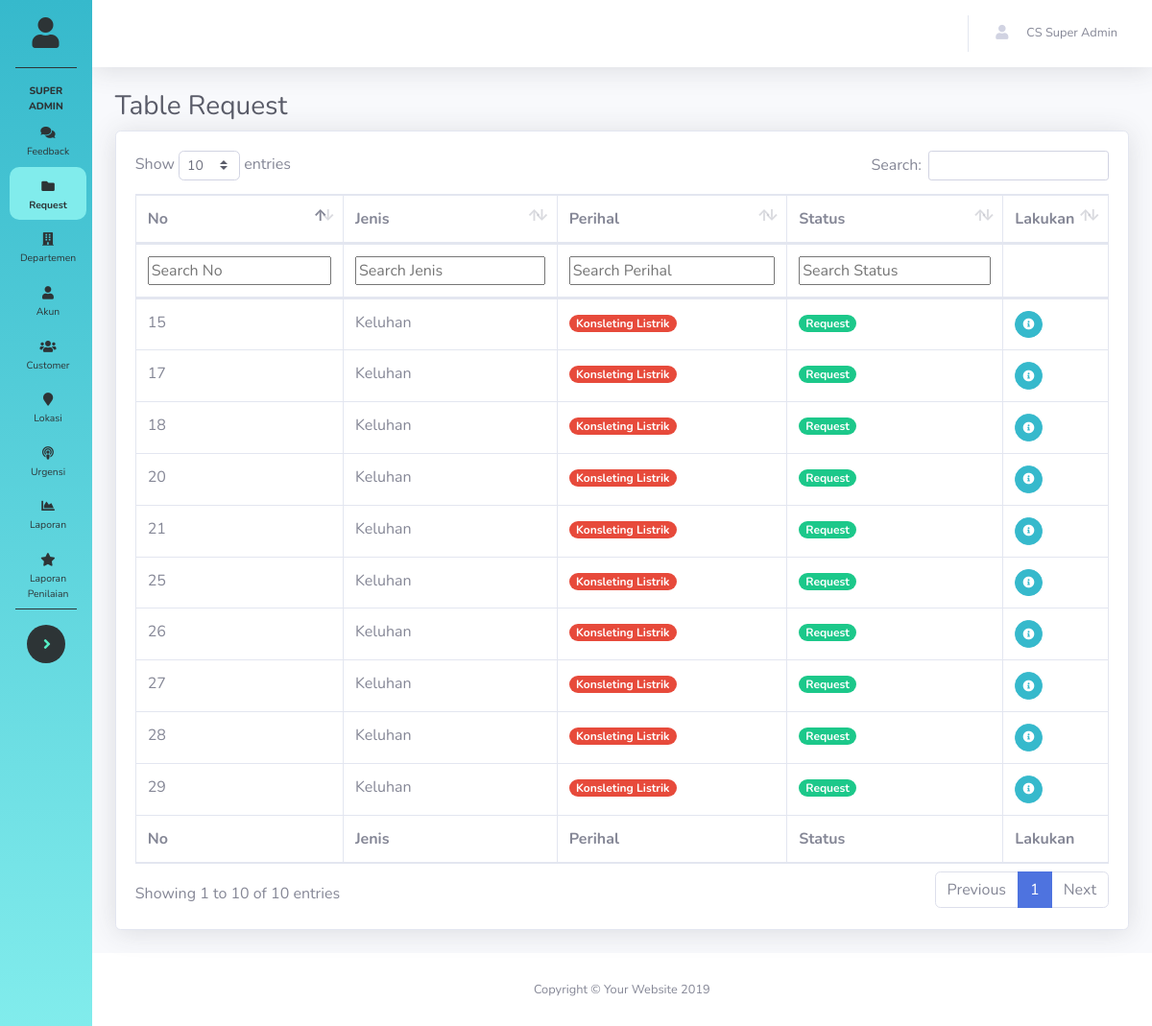
The app's page /Admin/list_request.php (signed in) with its own data.
### tables this page shows
CREATE TABLE `tb_aduan` (
  `id_aduan` int(11) NOT NULL,
  `id_akun` int(11) DEFAULT NULL,
  `id_customer` int(11) DEFAULT NULL,
  `id_unit` int(11) DEFAULT NULL,
  `nama_unit` varchar(200) DEFAULT NULL,
  `nama_departemen` varchar(200) DEFAULT NULL,
  `nama_detail_lokasi` varchar(200) DEFAULT NULL,
  `nama_lokasi` varchar(200) DEFAULT NULL,
  `jenis` varchar(10) NOT NULL,
  `urgensi` tinyint(4) DEFAULT 0,
  `perihal` text NOT NULL,
  `pelapor` varchar(20) NOT NULL,
  `ket` text NOT NULL,
  `status` varchar(12) NOT NULL,
  `waktu` datetime DEFAULT NULL,
  `waktu_kirim` datetime NOT NULL,
  `waktu_kejadian` date DEFAULT NULL,
  `keterangan_kejadian` text DEFAULT NULL,
  `foto` text DEFAULT NULL,
  `level` int(11) NOT NULL
);

### Admin/list_request.php (the view, shortened to what this page needs)
<?php
    include 'header.php';
?>
        <div class="container-fluid">
          <h1 class="h3 mb-2 text-gray-800">Table Request</h1>
          <div class="card shadow mb-4">
            <div class="card-body">
              <div class="table-responsive">
                <table class="table table-bordered" id="dataTable" width="100%" cellspacing="0">
                  <thead>
                    <tr>
                      <th>No</th>
                      <th>Jenis</th>
                      <th>Perihal</th>
                      <th>Status</th>
                      <th>Lakukan</th>
                    </tr>
                  </thead>
                  <tfoot>
                    <tr>
                      <th>No</th>
                      <th>Jenis</th>
                      <th>Perihal</th>
                      <th>Status</th>
                      <th>Lakukan</th>
                    </tr>
                  </tfoot>
                  <tbody>
                    <?php
                        $mahasiswa = mysqli_query($koneksi, "SELECT * from tb_aduan WHERE (status = 'Request' or status='Returned') and level > -1 ORDER BY waktu DESC") or die(mysqli_error($koneksi));
                      foreach ( $mahasiswa as $row){
                          echo "<tr>
                              <td>".$row['id_aduan']."</td>
                              <td>".$row['jenis']."</td>";
                              if($row['urgensi']==1){
                                echo"<td><span class='badge badge-pill badge-danger' style='width:auto;'>".$row['perihal']."</span></td>";
                              }else{
                                echo
                                "<td>".$row['perihal']."</td>";
                              }
                              if($row['status']=='Returned'){
                                echo"<td><span class='badge badge-pill badge-danger' style='width:auto;'>".$row['status']."</span></td>";
                              } else {
                                    echo"<td>
                                          <span class='badge badge-pill badge-success' style='width:auto;'>".$row['status']."</span>
                                    </td>";
                              }
                              echo"
                              <td>
                                  <a href='detail_request.php?id=".$row['id_aduan']."' class='btn btn-info btn-circle btn-sm'>
                                    <i class='fas fa-info-circle'></i>
                                  </a>
                              </td>
                            </tr>";
                          }
                    ?>
                  </tbody>
                </table>
              </div>
            </div>
          </div>
        </div>
      </div>
<?php include 'footer.php';
?>

### records on screen
tb_aduan: id_aduan "29", jenis "Keluhan", perihal "Konsleting Listrik", status "Request"
tb_aduan: id_aduan "28", jenis "Keluhan", perihal "Konsleting Listrik", status "Request"
tb_aduan: id_aduan "27", jenis "Keluhan", perihal "Konsleting Listrik", status "Request"
tb_aduan: id_aduan "26", jenis "Keluhan", perihal "Konsleting Listrik", status "Request"
tb_aduan: id_aduan "25", jenis "Keluhan", perihal "Konsleting Listrik", status "Request"
tb_aduan: id_aduan "21", jenis "Keluhan", perihal "Konsleting Listrik", status "Request"
tb_aduan: id_aduan "20", jenis "Keluhan", perihal "Konsleting Listrik", status "Request"
tb_aduan: id_aduan "18", jenis "Keluhan", perihal "Konsleting Listrik", status "Request"
tb_aduan: id_aduan "17", jenis "Keluhan", perihal "Konsleting Listrik", status "Request"
tb_aduan: id_aduan "15", jenis "Keluhan", perihal "Konsleting Listrik", status "Request"

### other values on screen
$_SESSION['hak_akses'] "SUPER ADMIN"
$_SESSION['nama'] "CS Super Admin"
